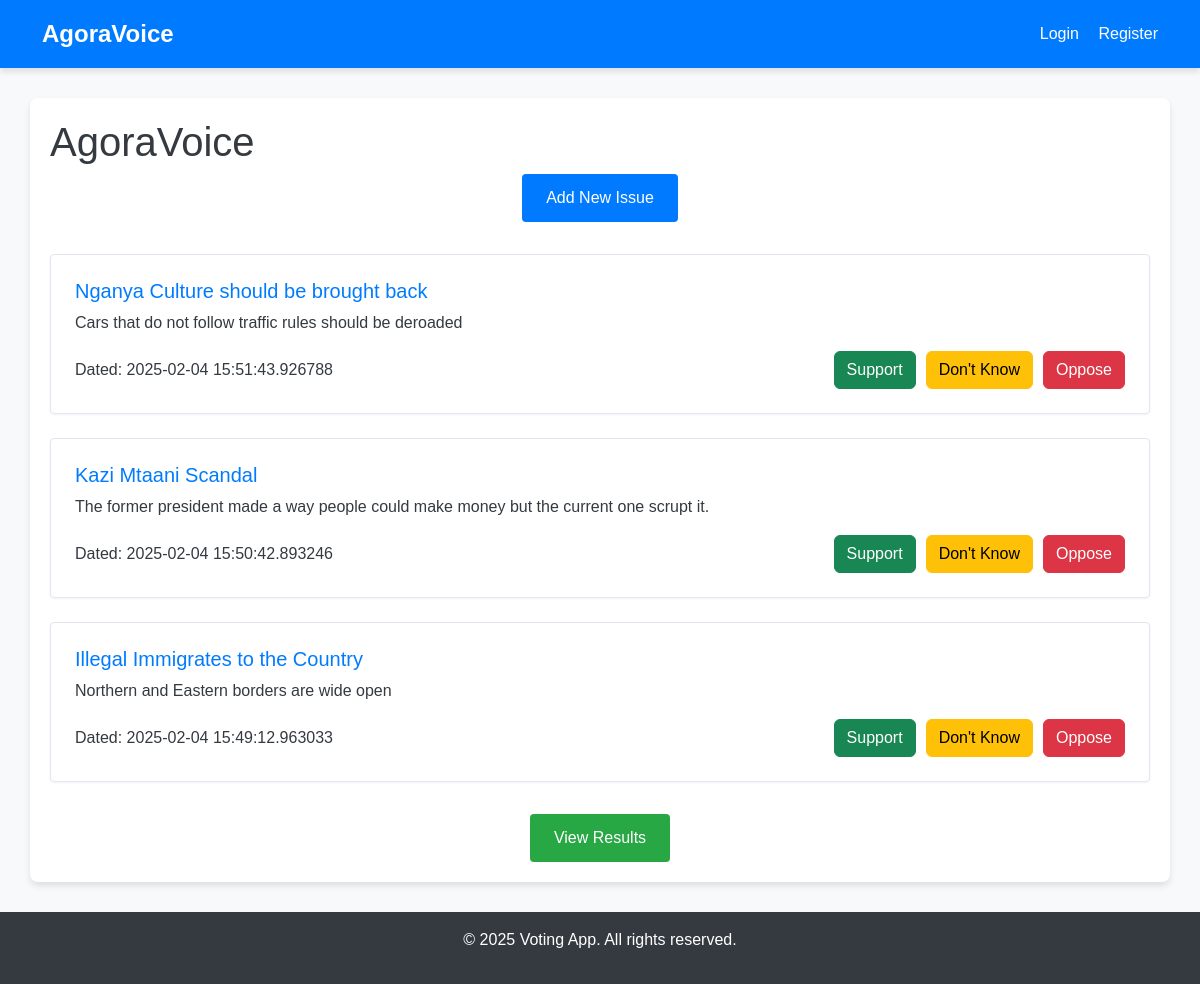
/, run on an earlier commit of the app's database.
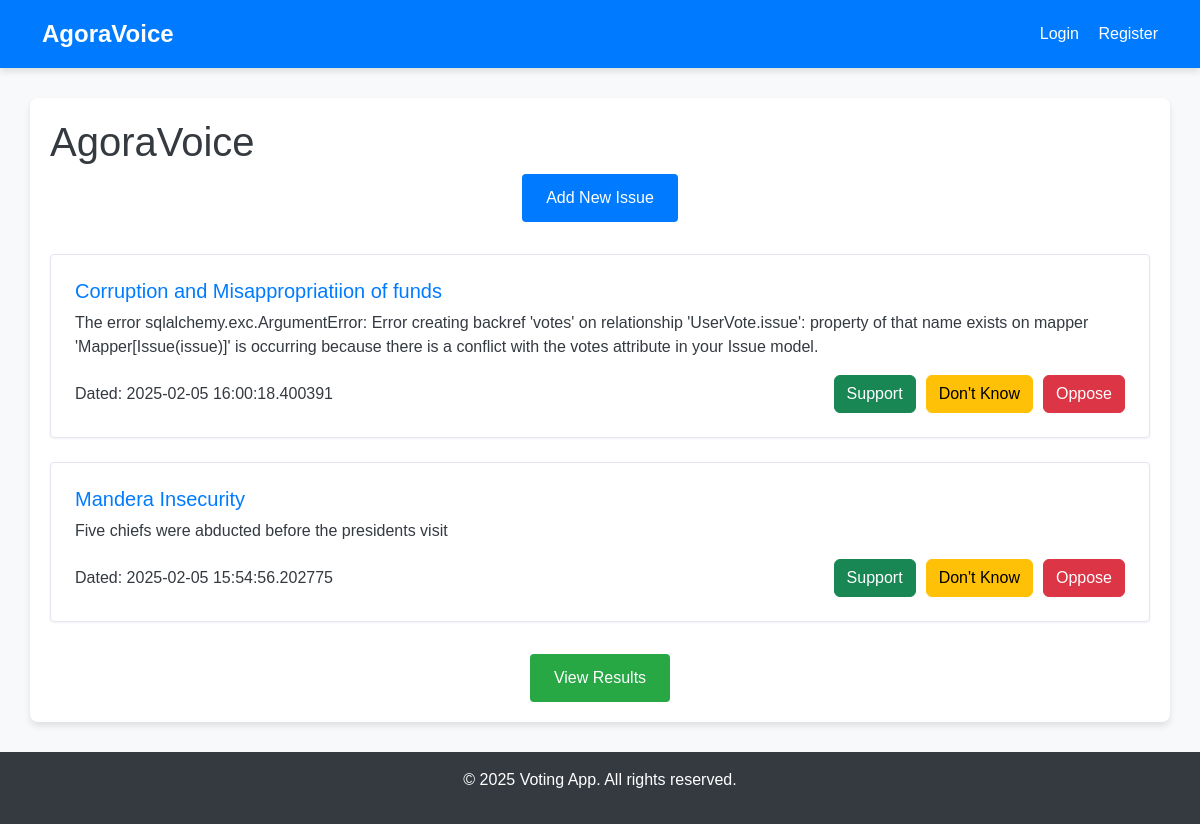
And on a later commit of the database.
### app.py (models this page shows)
class Issue(db.Model):
    id = db.Column(db.Integer, primary_key=True)
    title = db.Column(db.String(100), nullable=False)
    description = db.Column(db.Text)
    votes = db.Column(db.Integer, default=0)
    category_id = db.Column(db.Integer, db.ForeignKey('category.id'))
    category = db.relationship('Category', backref='issues')
    created_at = db.Column(db.DateTime, default=datetime.utcnow)
    updated_at = db.Column(db.DateTime, default=datetime.utcnow, onupdate=datetime.utcnow)

### app.py (the view)
@app.route('/')
def index():
    sort_by = request.args.get('sort', 'date')
    category_filter = request.args.get('category')
    query = Issue.query
    if category_filter:
        query = query.filter_by(category_id=category_filter)
    if sort_by == 'votes':
        query = query.order_by(Issue.votes.desc())
    else:  # Default sort by date
        query = query.order_by(Issue.created_at.desc())
    issues = query.all()
    categories = Category.query.all()
    return render_template(
        'index.html',
        issues=issues,
        categories=categories,
        current_sort=sort_by,
        current_category=category_filter
    )

### app/templates/index.html (shortened to what this page needs)
{% extends "base.html" %}
{% block extra_head %}
  <link rel="stylesheet" href="{{ url_for('static', filename='index.css') }}">
{% endblock %}
{% block content %}
<section class="actions">
    <a href="{{ url_for('add_issue') }}" class="button">Add New Issue</a>
</section>
<section class="issues-list">
    {% if issues %}
        {% for issue in issues %}
        <article class="issue">
            <header>
                <h3>{{ issue.title }}</h3>
            </header>
            <p>{{ issue.description }}</p>
            <div class="vote-section">
                <span>Dated: {{ issue.created_at }}</span>
                <form action="{{ url_for('vote', issue_id=issue.id) }}" method="POST">
                    <button type="submit" name="vote_type" value="agree" class="btn btn-success">Support</button>
                    <button type="submit" name="vote_type" value="not_sure" class="btn btn-warning">Don't Know</button>
                    <button type="submit" name="vote_type" value="disagree" class="btn btn-danger">Oppose</button>
                </form>
            </div>
        </article>
        {% endfor %}
    {% else %}
        <p>No issues found. Please add an issue.</p>
    {% endif %}
</section>
<section class="results-link">
    <a href="{{ url_for('results') }}" class="button">View Results</a>
</section>
{% endblock %}

### app/templates/base.html (shortened to what this page needs)
<!DOCTYPE html>
<html lang="en">
<head>
  <link rel="stylesheet" href="https://cdn.jsdelivr.net/npm/bootstrap@5.3.0/dist/css/bootstrap.min.css">
  <link rel="stylesheet" href="{{ url_for('static', filename='base.css') }}">
  {% block extra_head %}{% endblock %}
</head>
<body>
  <header>
    <div class="navbar">
      <div class="container">
        <a class="logo" href="{{ url_for('index') }}">AgoraVoice</a>
        <nav>
          {% if current_user.is_authenticated %}
            <span>Welcome, {{ current_user.username }}</span>
            <a href="{{ url_for('logout') }}">Logout</a>
            {% if current_user.is_admin %}
              <a href="{{ url_for('admin') }}">Admin Panel</a>
            {% endif %}
          {% else %}
            <a href="{{ url_for('login') }}">Login</a>
            <a href="{{ url_for('register') }}">Register</a>
          {% endif %}
        </nav>
      </div>
    </div>
  </header>
  <main class="container">
    <h1>AgoraVoice</h1>
    {% block content %}{% endblock %}
  </main>
  <footer>
    <div class="container">
      <p>&copy; {{ current_year if current_year is defined else "2025" }} Voting App. All rights reserved.</p>
    </div>
  </footer>
</body>
</html>

### static/base.css (style rules this page uses)
body { font-family: 'Poppins', sans-serif; background-color: #f8f9fa; color: #343a40; margin: 0; }
.navbar { background: #007bff; padding: 1rem 0; box-shadow: 0 4px 6px rgba(0, 0, 0, 0.1); }
.navbar .container { display: flex; justify-content: space-between; align-items: center; }
.navbar .logo { color: #fff; font-size: 1.5rem; font-weight: bold; text-decoration: none; }
.navbar nav a { color: #fff; margin-left: 15px; text-decoration: none; font-weight: 500; transition: color 0.3s ease; }
main.container { margin-top: 30px; padding: 20px; background: #fff; border-radius: 8px; box-shadow: 0 4px 6px rgba(0, 0, 0, 0.1); }
footer { background: #343a40; color: #fff; text-align: center; padding: 1rem 0; margin-top: 30px; }

### static/index.css (style rules this page uses)
.actions { text-align: center; margin-bottom: 2rem; }
.actions .button { display: inline-block; padding: 0.75rem 1.5rem; background-color: #007bff; color: #fff; border-radius: 0.25rem; font-weight: 500; text-decoration: none; transition: background-color 0.3s ease; }
.issues-list { margin-bottom: 2rem; }
.issues-list .issue { background-color: #fff; border: 1px solid #e3e6f0; border-radius: 0.25rem; padding: 1.5rem; margin-bottom: 1.5rem; box-shadow: 0 1px 3px rgba(0, 0, 0, 0.05); }
.issues-list .issue header h3 { margin-bottom: 0.5rem; color: #007bff; font-size: 1.25rem; }
.issues-list .issue p { margin-bottom: 1rem; }
.vote-section { display: flex; justify-content: space-between; align-items: center; flex-wrap: wrap; gap: 10px; }
.vote-section span { font-weight: 500; font-size: 1rem; }
.vote-section form { display: flex; gap: 10px; }
.results-link { text-align: center; margin-top: 2rem; }
.results-link .button { display: inline-block; padding: 0.75rem 1.5rem; background-color: #28a745; color: #fff; border-radius: 0.25rem; font-weight: 500; text-decoration: none; transition: background-color 0.3s ease; }

What changed in the data, as far as the page shows it:
removed Issue: title "Nganya Culture should be brought back", description "Cars that do not follow traffic rules should be deroaded", created_at "2025-02-04 15:51:43.926788"
removed Issue: title "Kazi Mtaani Scandal", description "The former president made a way people could make money but the current one scrupt it.", created_at "2025-02-04 15:50:42.893246"
removed Issue: title "Illegal Immigrates to the Country", description "Northern and Eastern borders are wide open", created_at "2025-02-04 15:49:12.963033"
added Issue: title "Corruption and Misappropriatiion of funds", description "The error sqlalchemy.exc.ArgumentError: Error creating backref 'votes' on relationship 'UserVote.issue': property of that name exists on mapper 'Mapper[Issue(issue)]' is occurring because there is a conflict with the votes attribute in your Issue model.", created_at "2025-02-05 16:00:18.400391"
added Issue: title "Mandera Insecurity", description "Five chiefs were abducted before the presidents visit", created_at "2025-02-05 15:54:56.202775"
